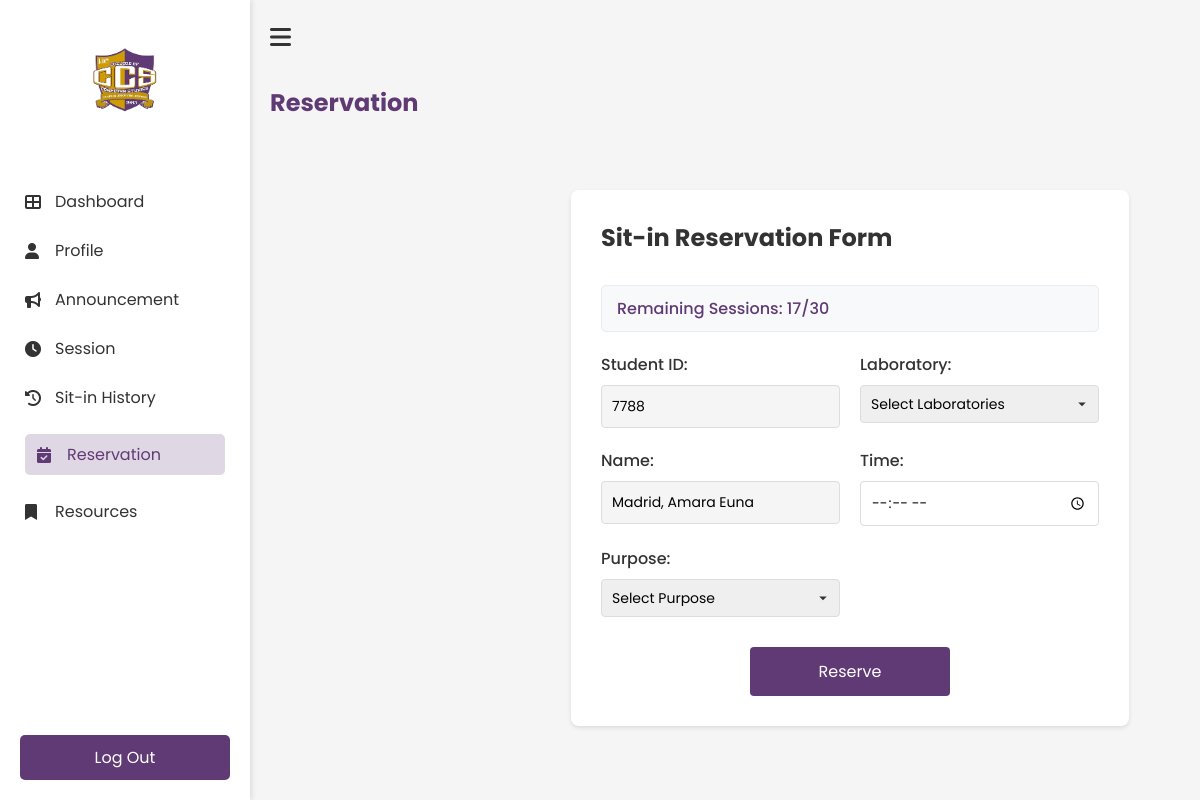
The page /Reservation (signed in) on the database its author committed.
### tables this page shows
CREATE TABLE users(
idno integer primary key,
lastname text not null,
firstname text not null,
middlename text,
course text not null,
year_level integer not null,
email text unique not null,
username text unique not null,
password text not null, sessions TEXT DEFAULT NULL, address text, photo text, points INTEGER DEFAULT 0, remaining_sessions INTEGER DEFAULT 0);

### app.py (the view, shortened to what this page needs)
@app.route('/Reservation', methods=['GET', 'POST'])
def Reservation():
    if 'username' not in session:
        return redirect(url_for('login'))
    user = get_user_reservation_data(session['student_id'])
    if not user:
        flash('Error loading user data', 'error')
        return redirect(url_for('Dashboard'))
    return render_template('student/reservation.html', user=user)

### templates/student/reservation.html (shortened to what this page needs)
<!DOCTYPE html>
<html lang="en">
<head>
    <link rel="stylesheet" href="{{ url_for('static', filename='student/reservation.css') }}">
    <link rel="stylesheet" href="https://cdnjs.cloudflare.com/ajax/libs/font-awesome/6.0.0-beta3/css/all.min.css">
<body>
    <div class="reservation-container">
        <nav class="sidebar" id="sidebar">
            <div class="logo-container">
                <img src="{{ url_for('static', filename='images/ccs.png') }}" alt="ccs logo" class="logo">
            </div>
            <ul class="nav-links">
                <li><a href="{{ url_for('Dashboard') }}"><i class="fas fa-th-large"></i>Dashboard</a></li>
                <li><a href="{{ url_for('Profile') }}"><i class="fas fa-user"></i>Profile</a></li>
                <li><a href="{{ url_for('Announcement') }}"><i class="fas fa-bullhorn"></i>Announcement</a></li>
                <li><a href="{{ url_for('Session') }}"><i class="fas fa-clock"></i>Session</a></li>
                <li><a href="{{ url_for('History') }}"><i class="fas fa-history"></i>Sit-in History</a></li>
                <li><a href="{{ url_for('Reservation') }}" class="active"><i class="fas fa-calendar-check"></i>Reservation</a></li>
                <li><a href="{{ url_for('Resources') }}"><i class="fas fa-bookmark"></i>Resources</a></li>
            </ul>
            <div class="logout-section">
                <a href="{{ url_for('logout') }}" class="logout-btn"></i>Log Out</a>
            </div>
        </nav>
        <div class="main-content">
            <div class="top-bar">
                <button id="sidebar-toggle" class="hamburger-btn"><i class="fas fa-bars"></i></button>
            </div>
            <h1 class="header">Reservation</h1>
            <div class="main-content">
                <div class="form-card">
                    <h2>Sit-in Reservation Form</h2>
                    <div class="session-info">
                        <p>Remaining Sessions: {{ user['sessions'] if user['sessions'] is not none else 30 }}/30</p>
                    </div>
                    <form class="reservation-form" method="POST">
                        <div class="form-group-row">
                            <div class="form-group">
                                <label for="student_id">Student ID:</label>
                                <input type="text" id="student_id" name="student_id" value="{{ user['idno'] }}" readonly>
                            </div>
                            <div class="form-group">
                                <label for="lab">Laboratory:</label>
                                <select id="lab" name="lab" required onchange="showComputers(this.value)">
                                    <option value="">Select Laboratories</option>
                                </select>
                            </div>
                        </div>
                        <div class="form-group-row">
                            <div class="form-group">
                                <label for="name">Name:</label>
                                <input type="text" id="name" name="name" value="{{ user['lastname'] }}, {{ user['firstname'] }} {{ user['middlename'] if user['middlename'] else '' }}" readonly>
                            </div>
                            <div class="form-group">
                                <label for="time_in">Time:</label>
                                <input type="time" id="time_in" name="time_in" required>
                            </div>
                        </div>
                        <div class="form-group-row">
                            <div class="form-group">
                                <label for="purpose">Purpose:</label>
                                <select id="purpose" name="purpose" required>
                                    <option value="">Select Purpose</option>
                                </select>
                            </div>
                            <div class="form-group">
                            </div>
                        </div>
                        <button type="submit" class="reserve-btn">Reserve</button>
                    </form>
                </div>
            </div>
        </div>
    </div>
</body>
</html>

### static/student/reservation.css (style rules this page uses)
* { margin: 0; padding: 0; box-sizing: border-box; font-family: 'Poppins', sans-serif; }
body { background-color: #f5f5f5; }
.reservation-container { display: flex; min-height: 100vh; }
.main-content { padding: 30px; }
.main-content h1 { color: #603A75; margin-bottom: 30px; font-size: 24px; }
.form-card { background: white; border-radius: 8px; padding: 30px; box-shadow: 0 2px 4px rgba(0, 0, 0, 0.1); max-width: 1000px; margin: 20px auto; position: relative; width: 90%; }
.form-card h2 { color: #333; margin-bottom: 30px; font-size: 1.5rem; }
.form-group-row { display: flex; gap: 20px; margin-bottom: 20px; }
.form-group { flex: 1; }
.form-group label { display: block; margin-bottom: 8px; color: #333; font-weight: 500; }
.form-group input, .form-group select { width: 100%; padding: 10px; border: 1px solid #ddd; border-radius: 4px; font-size: 14px; }
.form-group input[readonly] { background-color: #f5f5f5; }
.form-group select { appearance: none; background-repeat: no-repeat; background-position: right 10px center; padding-right: 30px; }
.reserve-btn { background-color: #603A75; color: white; padding: 12px 30px; border: none; border-radius: 4px; cursor: pointer; font-size: 16px; display: block; margin: 30px auto 0; width: 200px; transition: background-color 0.3s; }
.sidebar { width: 250px; height: 100vh; position: fixed; left: 0; top: 0; background-color: white; padding: 20px 0; transition: all 0.3s ease; box-shadow: 2px 0 5px rgba(0, 0, 0, 0.1); z-index: 1000; }
.main-content { margin-left: 250px; transition: all 0.3s ease; width: calc(100% - 250px); padding: 20px; }
.logo-container { text-align: center; padding: 20px 0; }
.logo { width: 80px; height: auto; }
.nav-links { list-style: none; padding: 0; margin-top: 30px; }
.nav-links li { padding: 12px 25px; }
.nav-links li a { color: #333; text-decoration: none; display: flex; align-items: center; transition: 0.3s; }
.nav-links li a:hover, .nav-links li a.active { padding: 8px 12px; border-radius: 5px; color: #603A75; background-color: rgba(96, 58, 117, 0.2); }
.nav-links li a i { margin-right: 10px; width: 20px; }
.nav-links li a:hover, .nav-links li a.active { color: #603A75; }
.logout-section { position: absolute; bottom: 20px; width: 100%; padding: 0 20px; }
.logout-btn { display: block; width: 100%; padding: 10px; background-color: #603A75; color: white; text-align: center; text-decoration: none; border-radius: 5px; transition: 0.3s; }
.top-bar { display: flex; align-items: center; margin-bottom: 30px; }
.hamburger-btn { background: none; border: none; font-size: 24px; cursor: pointer; margin-right: 15px; color: #333; }
.session-info { background-color: #f8f9fa; padding: 10px 15px; border-radius: 5px; margin-bottom: 20px; border: 1px solid #e9ecef; }
.session-info p { color: #603A75; font-weight: 500; margin: 0; }

### rows shown on the page
users: sessions "17", student_id "7788", name "Madrid, Amara Euna"
